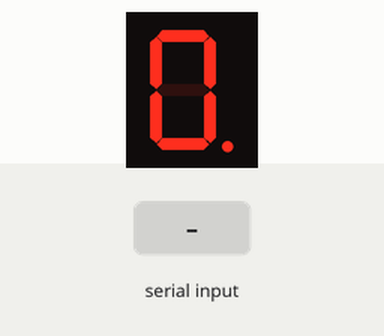
Bench run of a sketch on a simulated Arduino Uno, built with avr-gcc and run on an emulated ATmega328P. On the bench: 1-digit seven-segment display. Wiring (inferred from the names in the program): 1-digit 7-segment display, segments lit when HIGH: segments pin 7, pin 8, pin 9, pin 10, pin 11, pin 12, pin 13, pin 6. The test bench sets the inputs (shaded band). The segment pins are drawn as the display they are named for.

Above: at 1.2 s.
1.3 s: "0\n" received over Serial
At 2.5 s:
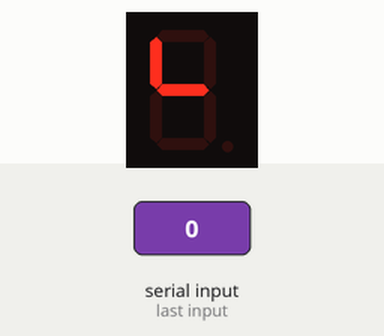
2.8 s: "2\n" received over Serial
At 3.9 s:
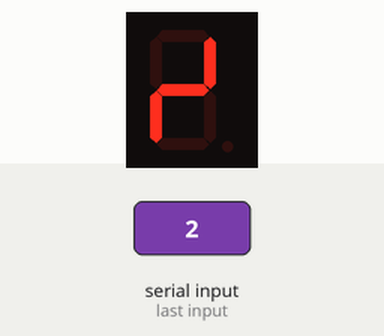
Timing chart, 0 to 5.8 s (numbered marks = the images above; inputs shaded):
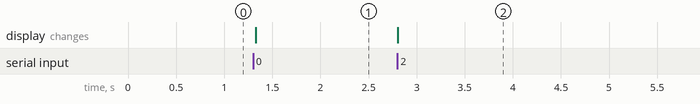

Measured:
- after the input at 1.3 s, the display: changes at once (image 1)
- after the input at 2.8 s, the display: changes at once (image 2)

The sketch:

SSD.ino
```cpp
class SsdDriver {
    const int ssdMap[10] = {0b1111110, 0b0110000, 0b1101101, 0b1111001, 0b0110011, 0b1011011, 0b1011111, 0b1110000, 0b1111111, 0b1111011};
    int ssdPins[8];
    int displaying;
    bool dpState;

   public:
    SsdDriver(int pins[]) {
        for (int i=0; i<8; i++) {
            this->ssdPins[i] = pins[i];
            pinMode(pins[i], OUTPUT);
        }
        this->displaying = -1;
        this->dpState = HIGH;
        update();
    }

    void update() {
        if (displaying < 0 || displaying > 9) {
            for (int i=0; i<7; i++) {
                digitalWrite(ssdPins[i], HIGH);
            }
            digitalWrite(ssdPins[7], !dpState);
            return;
        }
        int ssdVal = ssdMap[displaying];
        for (int i=0; i<7; i++) {
            digitalWrite(ssdPins[i], ((ssdVal >> 6-i) & 0b1) ^ 0b1);
        }
        digitalWrite(ssdPins[7], !dpState);
    }

    void setDisplay(int num) {
        this->displaying = num;
    }

    void setDpState(bool state) {
        this->dpState = state;
    }
};

const int ssdPins[8] = {6, 7, 8, 9, 10, 11, 12, 13};

SsdDriver driver(ssdPins);

void setup() {
    Serial.begin(9600);
}

void loop() {
    while (Serial.available() <= 0) delay(25);
    char b = Serial.read();
    if (b == '\n') return;
    if (b < '0' || b > '9') {
        driver.setDisplay(-1);
        driver.setDpState(true);
        driver.update();
        Serial.print(b);
        Serial.println(" is not a number.");
    } else {
        b &= 0b1111;
        driver.setDisplay(b);
        driver.setDpState(false);
        driver.update();
    }
}
```
